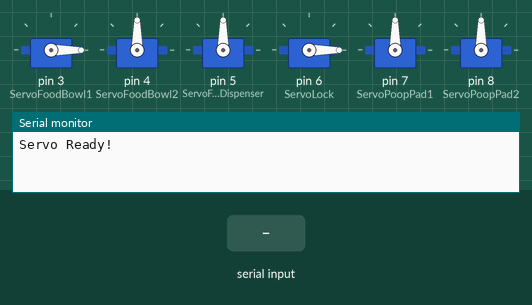
This sketch was run on a simulated Arduino Uno, built with avr-gcc and run on an emulated ATmega328P. Shown: 6 × servo, the last lines printed to the serial monitor. The test bench sets the inputs (shaded band).

Above: at 2.2 s.
2.3 s: "FoodDispose" received over Serial
At 4.1 s:
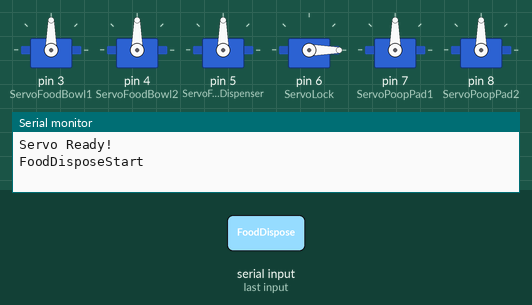
7.8 s: "DoorLockOpen" received over Serial
At 10.7 s:
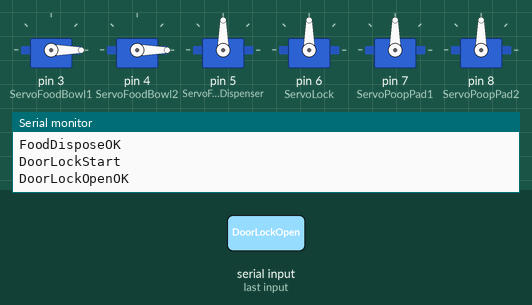
10.8 s: "FoodDispense" received over Serial
At 13.0 s:
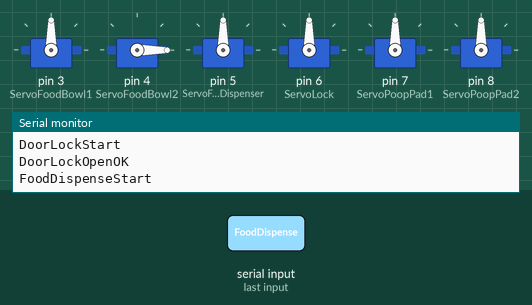
Timing chart, 0 to 21.3 s (numbered marks = the images above; inputs shaded):
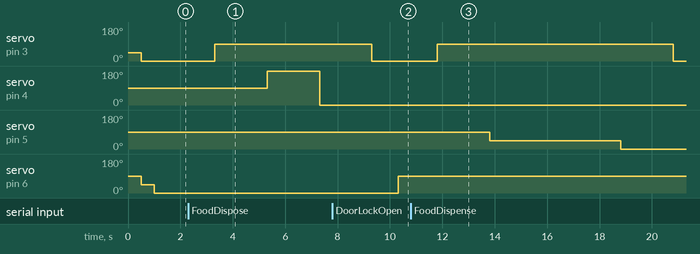

The sketch:

ServoControllerClient.ino
```cpp
#include <Servo.h>

Servo ServoFoodBowl1;
Servo ServoFoodBowl2;
Servo ServoFoodDispenser;
Servo ServoLock;
Servo ServoPoopPad1;
Servo ServoPoopPad2;

void setup() {
  // Begin stuff
  Serial.begin(9600);
  ServoFoodBowl1.attach(3);
  ServoFoodBowl2.attach(4);
  ServoFoodDispenser.attach(5);
  ServoLock.attach(6);
  ServoPoopPad1.attach(7);
  ServoPoopPad2.attach(8);
  ServoFoodBowl1.write(45);
  delay(500);
  ServoFoodBowl1.write(0);
  ServoLock.write(45);
  delay(500);
  ServoLock.write(0);
  Serial.println("Servo Ready!");
}

void loop() {
  if (Serial.available() != 0) {
    String command = Serial.readString();
    command.trim();
    Serial.flush();
    /*
    Make sure this is in sync with src/ServoController.ts in the main project
    Extend as needed, and modify the TypeScript typedefs accordingly
    */
    if (command == "FoodDispose") {
      FoodDispose();
      Serial.println("FoodDisposeOK");
    } else if (command == "FoodDispense") {
      FoodDispense();
      Serial.println("FoodDispenseOK");
    } else if (command == "DoorLockOpen") {
      DoorLockOpen();
      Serial.println("DoorLockOpenOK");
    } else if (command == "DoorLockClose") {
      DoorLockOpen();
      Serial.println("DoorLockCloseOK");
    } else if (command == "PoopPad1") {
      PoopPad1();
      Serial.println("PoopPad1OK");
    } else if (command == "PoopPad2") {
      PoopPad2();
      Serial.println("PoopPad2OK");
    }
  }
}

void FoodDispose() {
  Serial.println("FoodDisposeStart");
  ServoFoodBowl1.write(90);
  delay(2000);
  ServoFoodBowl2.write(180);
  delay(2000);
  ServoFoodBowl2.write(0);
  delay(2000);
  ServoFoodBowl1.write(0);
}

void FoodDispense() {
  Serial.println("FoodDispenseStart");
  ServoFoodBowl1.write(90);
  delay(2000);
  ServoFoodDispenser.write(45);
  delay(5000);
  ServoFoodDispenser.write(0);
  delay(2000);
  ServoFoodBowl1.write(0);
}

void DoorLockOpen() {
  Serial.println("DoorLockStart");
  ServoLock.write(90);
}
void DoorLockClose() {
  Serial.println("DoorLockStart");
  ServoLock.write(0);
}

void PoopPad1() {
  Serial.println("PoopPad1Start");
  ServoPoopPad1.write(45);
  delay(5000);
  ServoPoopPad1.write(90);
}

void PoopPad2() {
  Serial.println("PoopPad2Start");
  ServoPoopPad2.write(45);
  delay(5000);
  ServoPoopPad2.write(90);
}
```

Measured:
- after the input at 2.3 s, servo on pin 3 (ServoFoodBowl1): 0° → 90° after 1.0 s; servo on pin 4 (ServoFoodBowl2): 90° → 180° after 3.0 s, → 0° 2.0 s later
- after the input at 7.8 s, servo on pin 6 (ServoLock): 0° → 90° after 2.5 s
- after the input at 10.8 s, servo on pin 3 (ServoFoodBowl1): 0° → 90° after 1.0 s, → 0° 9.0 s later; servo on pin 5 (ServoFoodDispenser): 90° → 45° after 3.0 s, → 0° 5.0 s later
